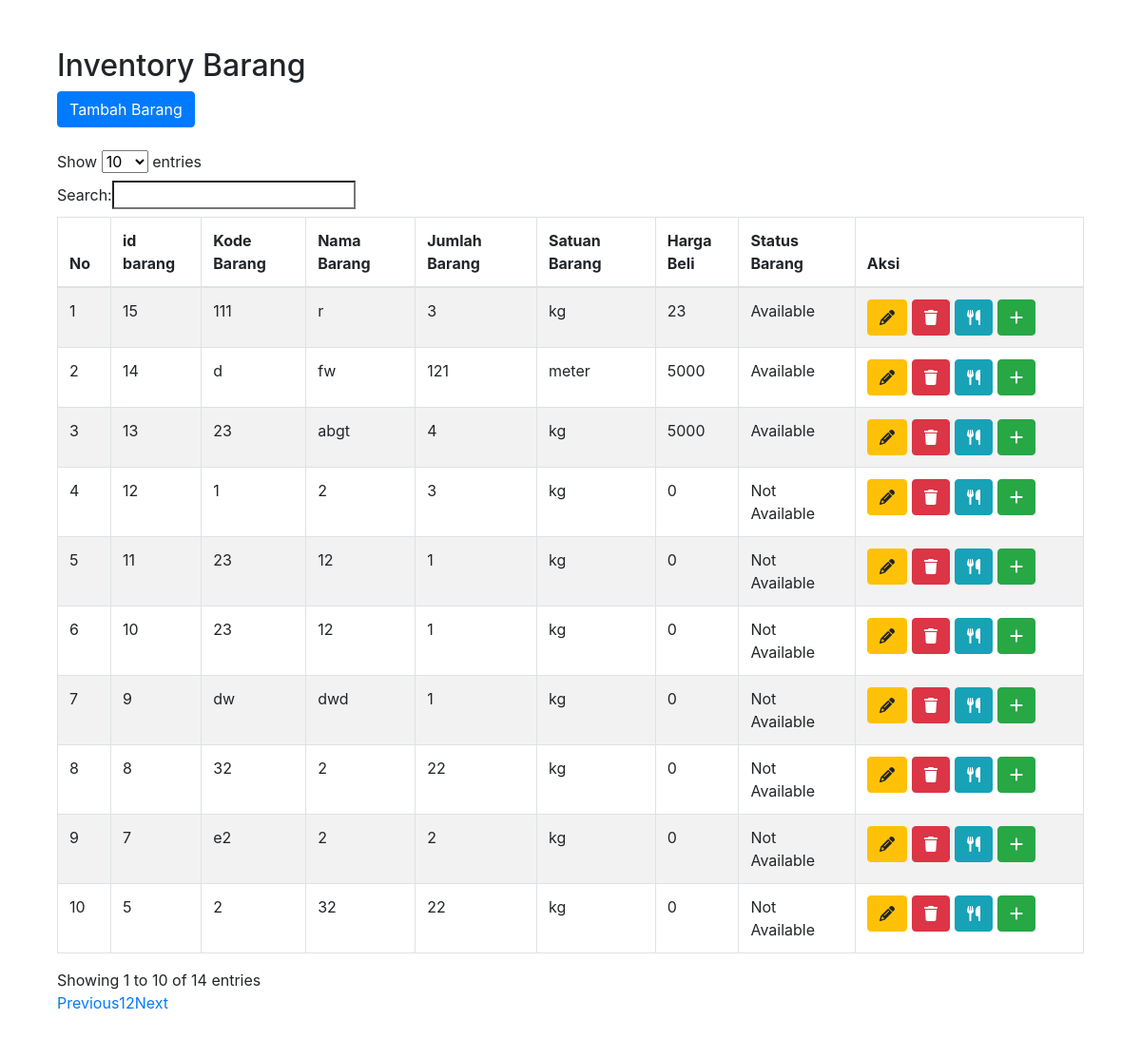
The page / on the database its author committed.
### tables this page shows
CREATE TABLE `barang` (
  `id_barang` int(11) NOT NULL,
  `kode_barang` varchar(50) NOT NULL,
  `nama_barang` varchar(50) NOT NULL,
  `jumlah_barang` int(10) NOT NULL,
  `satuan_barang` varchar(20) NOT NULL,
  `harga_beli` double NOT NULL,
  `status_barang` tinyint(1) NOT NULL
);

### index.php (the view, shortened to what this page needs)
<?php
include 'config/database.php';
include 'layout/header.php';
?>
<div class="container">
    <h2 class="mt-4">Inventory Barang</h2>
    <div class="mb-4">
        <a href="add_item.php" class="btn btn-primary">Tambah Barang</a>
    </div>
    <table id="tabel-data" class="table table-striped table-bordered">
        <thead>
            <tr>
                <th>No</th>
                <th>id barang</th>
                <th>Kode Barang</th>
                <th>Nama Barang</th>
                <th>Jumlah Barang</th>
                <th>Satuan Barang</th>
                <th>Harga Beli</th>
                <th>Status Barang</th>
                <th>Aksi</th>
            </tr>
        </thead>
        <tbody>
            <?php
            $sql = "SELECT * FROM barang order BY id_barang DESC";
            $result = $conn->query($sql);
            if ($result->num_rows > 0) {
                $no = 1;
                while ($row = $result->fetch_assoc()) {
                    echo "<tr>
                            <td>{$no}</td>
                            <td>{$row['id_barang']}</td>
                            <td>{$row['kode_barang']}</td>
                            <td>{$row['nama_barang']}</td>
                            <td>{$row['jumlah_barang']}</td>
                            <td>{$row['satuan_barang']}</td>
                            <td>{$row['harga_beli']}</td>
                            <td>" . ($row['status_barang'] ? 'Available' : 'Not Available') . "</td>
                            <td>
                                <div style='display:flex;gap:5px;'>
                                    <a href='update_item.php?id={$row['id_barang']}' class='btn btn-warning'><i class='fa-solid fa-pencil'></i></a>
                                    <a href='delete_item.php?id={$row['id_barang']}' class='btn btn-danger'><i class='fa-solid fa-trash'></i></a>
                                    <a href='use_item.php?id={$row['id_barang']}' class='btn btn-info'><i class='fa-solid fa-utensils'></i></a>
                                    <a href='increase_item.php?id={$row['id_barang']}' class='btn btn-success'><i class='fa-solid fa-plus'></i></a>
                                </div>
                            </td>
                        </tr>";
                    $no++;
                }
            } else {
                echo "<tr><td colspan='9'>Tidak ada data</td></tr>";
            }
            ?>
        </tbody>
    </table>
</div>
<?php
include 'layout/footer.php';
?>

### layout/header.php (shortened to what this page needs)
<!DOCTYPE html>
<html lang="en">
<head>
    <link rel="stylesheet" href="https://maxcdn.bootstrapcdn.com/bootstrap/4.5.2/css/bootstrap.min.css">
    <link rel="stylesheet" href="https://cdn.datatables.net/1.10.12/css/dataTables.bootstrap.min.css" />
    <link rel="stylesheet" href="https://cdnjs.cloudflare.com/ajax/libs/twitter-bootstrap/4.5.2/css/bootstrap.css" />
    <link rel="stylesheet" href="https://cdn.datatables.net/2.0.7/css/dataTables.bootstrap4.css" />
    <link rel="stylesheet" href="https://cdnjs.cloudflare.com/ajax/libs/font-awesome/6.5.2/css/all.min.css" />
</head>
<body>
    <div class="container " style="margin-top: 50px;margin-bottom:50px">

### layout/footer.php (shortened to what this page needs)
</div>
</body>
</html>

### rows shown on the page
barang: id_barang "15", kode_barang "111", nama_barang "r", jumlah_barang "3", satuan_barang "kg", harga_beli "23", status_barang "Available"
barang: id_barang "14", kode_barang "d", nama_barang "fw", jumlah_barang "121", satuan_barang "meter", harga_beli "5000", status_barang "Available"
barang: id_barang "13", kode_barang "23", nama_barang "abgt", jumlah_barang "4", satuan_barang "kg", harga_beli "5000", status_barang "Available"
barang: id_barang "12", kode_barang "1", nama_barang "2", jumlah_barang "3", satuan_barang "kg", harga_beli "0", status_barang "Not Available"
barang: id_barang "11", kode_barang "23", nama_barang "12", jumlah_barang "1", satuan_barang "kg", harga_beli "0", status_barang "Not Available"
barang: id_barang "10", kode_barang "23", nama_barang "12", jumlah_barang "1", satuan_barang "kg", harga_beli "0", status_barang "Not Available"
barang: id_barang "9", kode_barang "dw", nama_barang "dwd", jumlah_barang "1", satuan_barang "kg", harga_beli "0", status_barang "Not Available"
barang: id_barang "8", kode_barang "32", nama_barang "2", jumlah_barang "22", satuan_barang "kg", harga_beli "0", status_barang "Not Available"
barang: id_barang "7", kode_barang "e2", nama_barang "2", jumlah_barang "2", satuan_barang "kg", harga_beli "0", status_barang "Not Available"
barang: id_barang "5", kode_barang "2", nama_barang "32", jumlah_barang "22", satuan_barang "kg", harga_beli "0", status_barang "Not Available"
